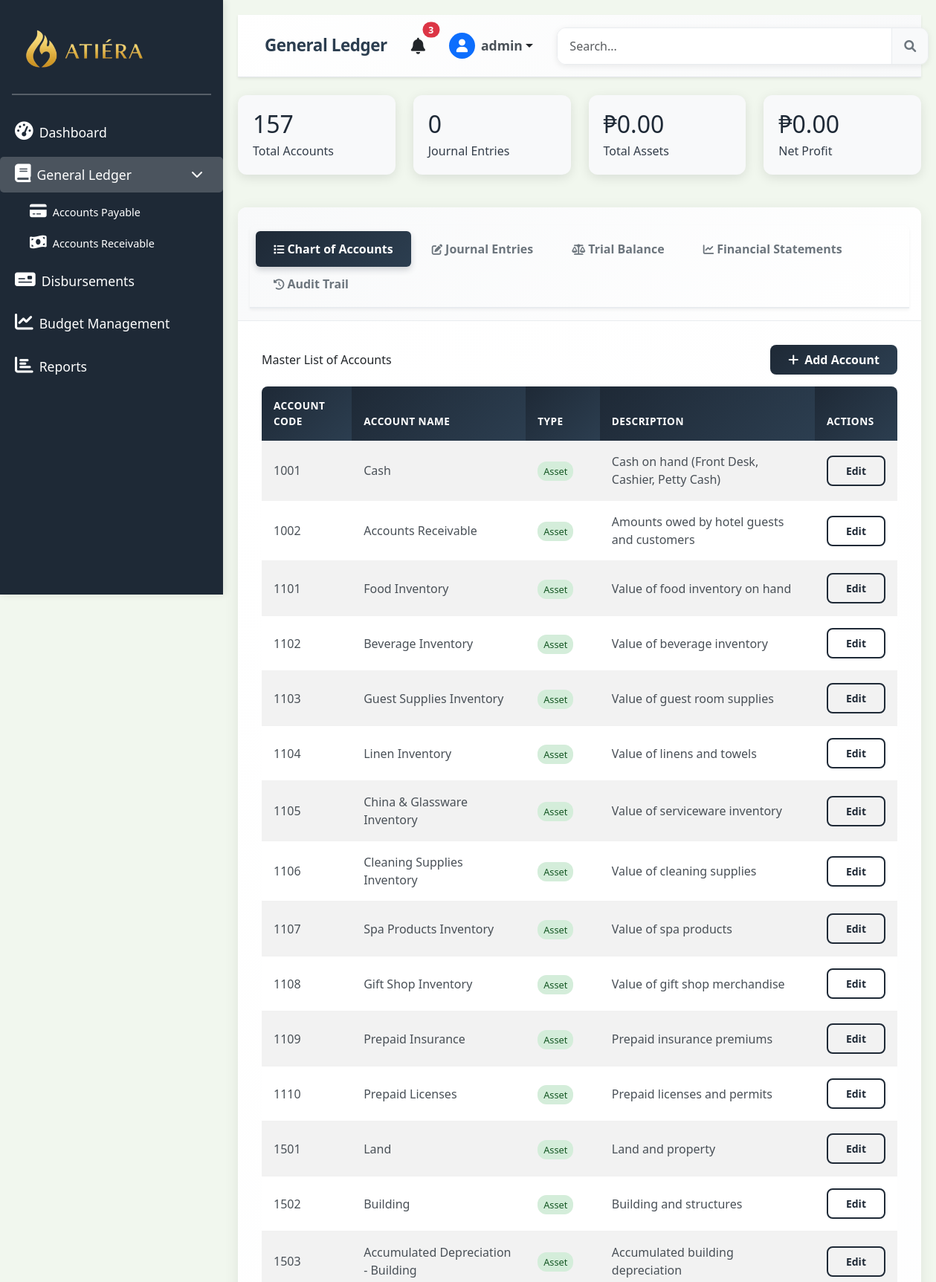
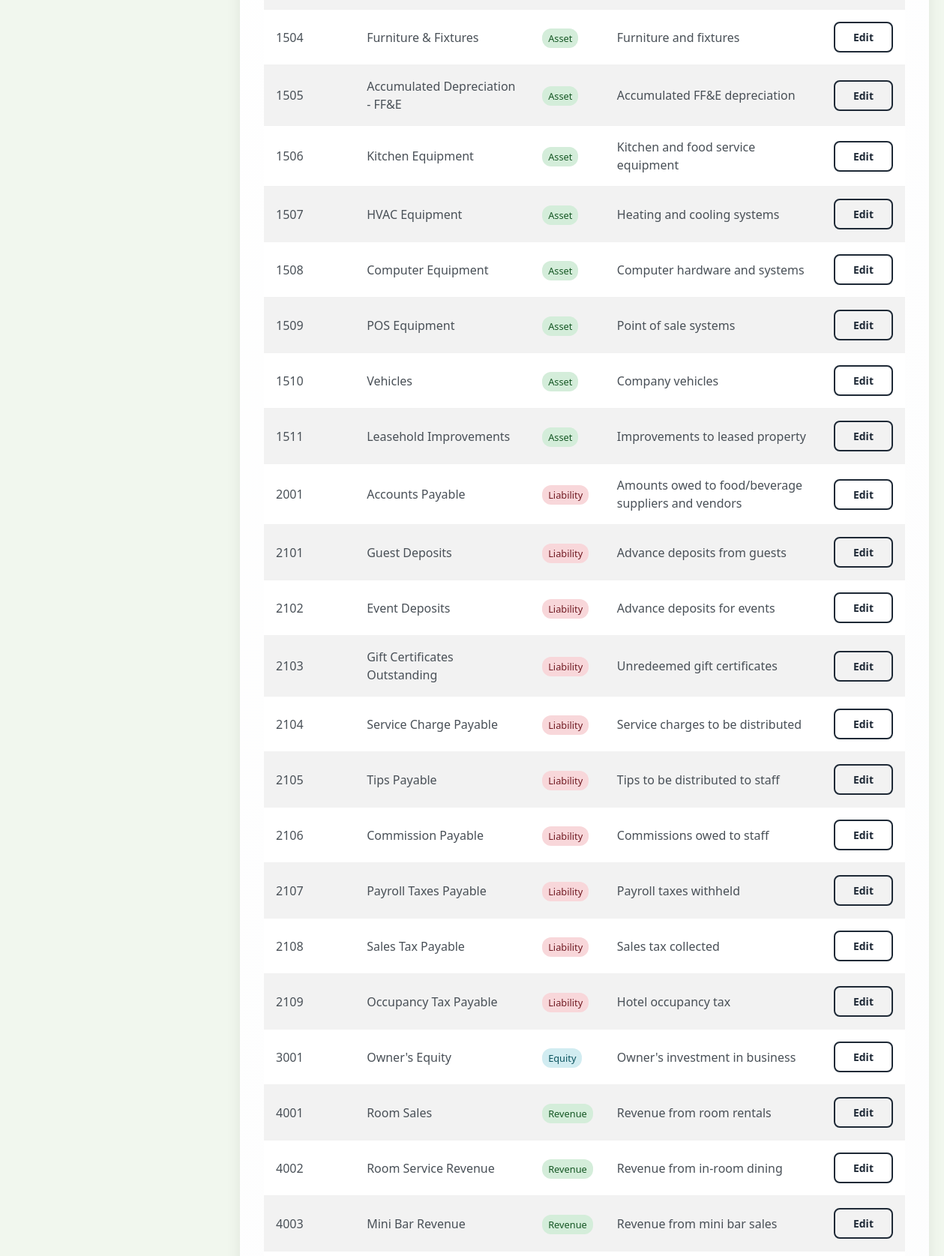
Screenshot of /admin/general_ledger.php (signed in, upper part) with the database file from the repository (2 pictures, top to bottom).
### tables this page shows
CREATE TABLE chart_of_accounts (
    id INT PRIMARY KEY AUTO_INCREMENT,
    account_code VARCHAR(20) UNIQUE NOT NULL,
    account_name VARCHAR(100) NOT NULL,
    account_type ENUM('asset', 'liability', 'equity', 'revenue', 'expense') NOT NULL,
    category VARCHAR(50),
    description TEXT,
    is_active BOOLEAN DEFAULT TRUE,
    created_at TIMESTAMP DEFAULT CURRENT_TIMESTAMP
);

### admin/general_ledger.php (the view, shortened to what this page needs)
<?php
$db = Database::getInstance()->getConnection();
try {
    $totalAccounts = $db->query("SELECT COUNT(*) as count FROM chart_of_accounts WHERE is_active = 1")->fetch()['count'];
    $totalEntries = $db->query("SELECT COUNT(*) as count FROM journal_entries WHERE status != 'voided'")->fetch()['count'] ?? 0;
    $balanceQuery = $db->query("
        SELECT
            coa.account_type,
            SUM(COALESCE(jel.debit, 0) - COALESCE(jel.credit, 0)) as balance
        FROM chart_of_accounts coa
        LEFT JOIN journal_entry_lines jel ON coa.id = jel.account_id
        LEFT JOIN journal_entries je ON jel.journal_entry_id = je.id AND je.status = 'posted'
        WHERE coa.is_active = 1
        GROUP BY coa.id, coa.account_type
    ")->fetchAll();
    $totalAssets = 0;
    $totalLiabilities = 0;
    $totalEquity = 0;
    $totalRevenue = 0;
    $totalExpenses = 0;
    foreach ($balanceQuery as $row) {
        $balance = intval($row['balance']);
        switch ($row['account_type']) {
            case 'asset':
                $totalAssets += $balance;
                break;
            case 'liability':
                $totalLiabilities += $balance;
                break;
            case 'equity':
                $totalEquity += $balance;
                break;
            case 'revenue':
                $totalRevenue += $balance;
                break;
            case 'expense':
                $totalExpenses += $balance;
                break;
        }
    }
    $netProfit = $totalRevenue - $totalExpenses;
    $chartOfAccountsQuery = $db->query("
        SELECT
            coa.id,
            coa.account_code,
            coa.account_name,
            coa.account_type,
            coa.description,
            coa.category,
            COALESCE(SUM(jel.debit - jel.credit), 0) as balance
        FROM chart_of_accounts coa
        LEFT JOIN journal_entry_lines jel ON coa.id = jel.account_id
        LEFT JOIN journal_entries je ON jel.journal_entry_id = je.id AND je.status = 'posted'
        WHERE coa.is_active = 1
        GROUP BY coa.id, coa.account_code, coa.account_name, coa.account_type, coa.description, coa.category
        ORDER BY coa.account_code ASC
    ")->fetchAll();
    $chartOfAccounts = $chartOfAccountsQuery;
} catch (Exception $e) {
    error_log("Database error in general_ledger.php: " . $e->getMessage());
    $totalAccounts = 0;
    $totalEntries = 0;
    $totalAssets = 0;
    $totalLiabilities = 0;
    $totalEquity = 0;
    $totalRevenue = 0;
    $totalExpenses = 0;
    $netProfit = 0;
    $chartOfAccounts = [];
    $journalEntries = [];
    $trialBalance = [];
    $auditTrail = [];
}
?>
<!DOCTYPE html>
<html lang="en">
<head>
    <link href="https://cdn.jsdelivr.net/npm/bootstrap@5.3.0/dist/css/bootstrap.min.css" rel="stylesheet">
    <link href="https://cdnjs.cloudflare.com/ajax/libs/font-awesome/6.0.0/css/all.min.css" rel="stylesheet">
</head>
<body>
    <div class="sidebar sidebar-collapsed" id="sidebar">
        <div class="p-3">
            <h5 class="navbar-brand"><img src="atieralogo.png" alt="Atiera Logo" style="height: 100px;"></h5>
            <hr style="border-top: 2px solid white; margin: 10px 0;">
        </div>
        <nav class="nav flex-column">
            <a class="nav-link" href="index.php">
                <i class="fas fa-tachometer-alt me-2"></i><span>Dashboard</span>
            </a>
            <div class="nav-item">
                <a class="nav-link active" href="general_ledger.php">
                    <i class="fas fa-book me-2"></i><span>General Ledger</span>
                </a>
                <i class="fas fa-chevron-right" data-bs-toggle="collapse" data-bs-target="#generalLedgerMenu" aria-expanded="true" style="cursor: pointer; color: white; padding: 5px 10px;"></i>
                <div class="collapse show" id="generalLedgerMenu">
                    <div class="submenu">
                        <a class="nav-link" href="accounts_payable.php">
                            <i class="fas fa-credit-card me-2"></i><span>Accounts Payable</span>
                        </a>
                        <a class="nav-link" href="accounts_receivable.php">
                            <i class="fas fa-money-bill-wave me-2"></i><span>Accounts Receivable</span>
                        </a>
                    </div>
                </div>
            </div>
            <a class="nav-link" href="disbursements.php">
                <i class="fas fa-money-check me-2"></i><span>Disbursements</span>
            </a>
            <a class="nav-link" href="budget_management.php">
                <i class="fas fa-chart-line me-2"></i><span>Budget Management</span>
            </a>
            <a class="nav-link" href="reports.php">
                <i class="fas fa-chart-bar me-2"></i><span>Reports</span>
            </a>
        </nav>
    </div>
    <div class="content">
        <nav class="navbar navbar-expand-lg navbar-light bg-white mb-4 shadow-sm">
            <div class="container-fluid">
                <span class="navbar-brand mb-0 h1 me-4">General Ledger</span>
                <div class="d-flex align-items-center me-4">
                    <button class="btn btn-link text-dark me-3 position-relative" type="button">
                        <i class="fas fa-bell fa-lg"></i>
                        <span class="position-absolute top-0 start-100 translate-middle badge rounded-pill bg-danger" style="font-size: 0.7em;">
                            3
                        </span>
                    </button>
                    <div class="dropdown">
                        <button class="btn btn-link text-dark dropdown-toggle d-flex align-items-center" type="button" id="userDropdown" data-bs-toggle="dropdown" aria-expanded="false">
                            <div class="bg-primary text-white rounded-circle d-flex align-items-center justify-content-center me-2" style="width: 35px; height: 35px;">
                                <i class="fas fa-user"></i>
                            </div>
                            <span><strong><?php echo htmlspecialchars(is_array($_SESSION['user']) ? ($_SESSION['user']['username'] ?? 'User') : ($_SESSION['user'] ?? 'User')); ?></strong></span>
                        </button>
                    </div>
                </div>
                <div class="d-flex align-items-center flex-grow-1">
                    <div class="input-group mx-auto" style="width: 500px;">
                        <input type="text" class="form-control" placeholder="Search..." aria-label="Search">
                        <button class="btn btn-outline-secondary" type="button">
                            <i class="fas fa-search"></i>
                        </button>
                    </div>
                </div>
            </div>
        </nav>
        <div class="row mb-4">
            <div class="col-md-3">
                <div class="stats-card">
                    <h3><?php echo number_format($totalAccounts); ?></h3>
                    <p>Total Accounts</p>
                </div>
            </div>
            <div class="col-md-3">
                <div class="stats-card">
                    <h3><?php echo number_format($totalEntries); ?></h3>
                    <p>Journal Entries</p>
                </div>
            </div>
            <div class="col-md-3">
                <div class="stats-card">
                    <h3>₱<?php echo number_format($totalAssets, 2); ?></h3>
                    <p>Total Assets</p>
                </div>
            </div>
            <div class="col-md-3">
                <div class="stats-card">
                    <h3>₱<?php echo number_format($netProfit, 2); ?></h3>
                    <p>Net Profit</p>
                </div>
            </div>
        </div>
        <div class="row">
            <div class="col-md-12">
                <div class="card">
                    <div class="card-header">
                        <ul class="nav nav-tabs card-header-tabs" id="glTabs" role="tablist">
                            <li class="nav-item">
                                <a class="nav-link active" id="coa-tab" data-bs-toggle="tab" href="#coa" role="tab" aria-controls="coa" aria-selected="true" data-bs-toggle="tooltip" title="Master list of all accounts"><i class="fas fa-list me-1"></i>Chart of Accounts</a>
                            </li>
                            <li class="nav-item">
                                <a class="nav-link" id="journal-tab" data-bs-toggle="tab" href="#journal" role="tab" aria-controls="journal" aria-selected="false" data-bs-toggle="tooltip" title="Record financial transactions"><i class="fas fa-edit me-1"></i>Journal Entries</a>
                            </li>
                            <li class="nav-item">
                                <a class="nav-link" id="trial-tab" data-bs-toggle="tab" href="#trial" role="tab" aria-controls="trial" aria-selected="false" data-bs-toggle="tooltip" title="Check that debits equal credits"><i class="fas fa-balance-scale me-1"></i>Trial Balance</a>
                            </li>
                            <li class="nav-item">
                                <a class="nav-link" id="financial-tab" data-bs-toggle="tab" href="#financial" role="tab" aria-controls="financial" aria-selected="false" data-bs-toggle="tooltip" title="Balance Sheet, Income Statement, Cash Flow"><i class="fas fa-chart-line me-1"></i>Financial Statements</a>
                            </li>
                            <li class="nav-item">
                                <a class="nav-link" id="audit-tab" data-bs-toggle="tab" href="#audit" role="tab" aria-controls="audit" aria-selected="false" data-bs-toggle="tooltip" title="User activity logs"><i class="fas fa-history me-1"></i>Audit Trail</a>
                            </li>
                        </ul>
                    </div>
                    <div class="card-body">
                        <div class="tab-content" id="glTabsContent">
                            <div class="tab-pane fade show active" id="coa" role="tabpanel" aria-labelledby="coa-tab">
                                <div class="d-flex justify-content-between align-items-center mb-3">
                                    <h6 class="mb-0">Master List of Accounts</h6>
                                    <button class="btn btn-primary" onclick="showAddAccountModal()"><i class="fas fa-plus me-2"></i>Add Account</button>
                                </div>
                                <div class="table-responsive">
                                    <table class="table table-striped">
                                        <thead>
                                            <tr>
                                                <th>Account Code</th>
                                                <th>Account Name</th>
                                                <th>Type</th>
                                                <th>Description</th>
                                                <th>Actions</th>
                                            </tr>
                                        </thead>
                                        <tbody>
                                            <?php if (empty($chartOfAccounts)): ?>
                                                <tr>
                                                    <td colspan="5" class="text-center text-muted py-4">
                                                        <i class="fas fa-info-circle me-2"></i>No accounts found. Click "Add Account" to create the first account.
                                                    </td>
                                                </tr>
                                            <?php else: ?>
                                                <?php foreach ($chartOfAccounts as $account): ?>
                                                    <tr>
                                                        <td data-account-id="<?php echo htmlspecialchars($account['id']); ?>"><?php echo htmlspecialchars($account['account_code']); ?></td>
                                                        <td><?php echo htmlspecialchars($account['account_name']); ?></td>
                                                        <td><span class="account-type <?php echo $account['account_type']; ?>"><?php echo ucfirst($account['account_type']); ?></span></td>
                                                        <td><?php echo htmlspecialchars($account['description'] ?? 'No description'); ?></td>
                                                        <td><button class="btn btn-sm btn-outline-primary" onclick="editAccount()">Edit</button></td>
                                                    </tr>
                                                <?php endforeach; ?>
                                            <?php endif; ?>
                                        </tbody>
                                    </table>
                                </div>
                            </div>
                        </div>
                    </div>
                </div>
            </div>
        </div>
    </div>
</body>
</html>

### rows the page displays
chart_of_accounts: account_code "1001", account_name "Cash", account_type "Asset", description "Cash on hand (Front Desk, Cashier, Petty Cash)"
chart_of_accounts: account_code "1002", account_name "Accounts Receivable", account_type "Asset", description "Amounts owed by hotel guests and customers"
chart_of_accounts: account_code "1101", account_name "Food Inventory", account_type "Asset", description "Value of food inventory on hand"
chart_of_accounts: account_code "1102", account_name "Beverage Inventory", account_type "Asset", description "Value of beverage inventory"
chart_of_accounts: account_code "1103", account_name "Guest Supplies Inventory", account_type "Asset", description "Value of guest room supplies"
chart_of_accounts: account_code "1104", account_name "Linen Inventory", account_type "Asset", description "Value of linens and towels"
chart_of_accounts: account_code "1105", account_name "China & Glassware Inventory", account_type "Asset", description "Value of serviceware inventory"
chart_of_accounts: account_code "1106", account_name "Cleaning Supplies Inventory", account_type "Asset", description "Value of cleaning supplies"
chart_of_accounts: account_code "1107", account_name "Spa Products Inventory", account_type "Asset", description "Value of spa products"
chart_of_accounts: account_code "1108", account_name "Gift Shop Inventory", account_type "Asset", description "Value of gift shop merchandise"
chart_of_accounts: account_code "1109", account_name "Prepaid Insurance", account_type "Asset", description "Prepaid insurance premiums"
chart_of_accounts: account_code "1110", account_name "Prepaid Licenses", account_type "Asset", description "Prepaid licenses and permits"
chart_of_accounts: account_code "1501", account_name "Land", account_type "Asset", description "Land and property"
chart_of_accounts: account_code "1502", account_name "Building", account_type "Asset", description "Building and structures"
chart_of_accounts: account_code "1503", account_name "Accumulated Depreciation - Building", account_type "Asset", description "Accumulated building depreciation"
chart_of_accounts: account_code "1504", account_name "Furniture & Fixtures", account_type "Asset", description "Furniture and fixtures"
chart_of_accounts: account_code "1505", account_name "Accumulated Depreciation - FF&E", account_type "Asset", description "Accumulated FF&E depreciation"
chart_of_accounts: account_code "1506", account_name "Kitchen Equipment", account_type "Asset", description "Kitchen and food service equipment"
chart_of_accounts: account_code "1507", account_name "HVAC Equipment", account_type "Asset", description "Heating and cooling systems"
chart_of_accounts: account_code "1508", account_name "Computer Equipment", account_type "Asset", description "Computer hardware and systems"
chart_of_accounts: account_code "1509", account_name "POS Equipment", account_type "Asset", description "Point of sale systems"
chart_of_accounts: account_code "1510", account_name "Vehicles", account_type "Asset", description "Company vehicles"
chart_of_accounts: account_code "1511", account_name "Leasehold Improvements", account_type "Asset", description "Improvements to leased property"
chart_of_accounts: account_code "2001", account_name "Accounts Payable", account_type "Liability", description "Amounts owed to food/beverage suppliers and vendors"
chart_of_accounts: account_code "2101", account_name "Guest Deposits", account_type "Liability", description "Advance deposits from guests"
chart_of_accounts: account_code "2102", account_name "Event Deposits", account_type "Liability", description "Advance deposits for events"
chart_of_accounts: account_code "2103", account_name "Gift Certificates Outstanding", account_type "Liability", description "Unredeemed gift certificates"
chart_of_accounts: account_code "2104", account_name "Service Charge Payable", account_type "Liability", description "Service charges to be distributed"
chart_of_accounts: account_code "2105", account_name "Tips Payable", account_type "Liability", description "Tips to be distributed to staff"
chart_of_accounts: account_code "2106", account_name "Commission Payable", account_type "Liability", description "Commissions owed to staff"
chart_of_accounts: account_code "2107", account_name "Payroll Taxes Payable", account_type "Liability", description "Payroll taxes withheld"
chart_of_accounts: account_code "2108", account_name "Sales Tax Payable", account_type "Liability", description "Sales tax collected"
chart_of_accounts: account_code "2109", account_name "Occupancy Tax Payable", account_type "Liability", description "Hotel occupancy tax"
chart_of_accounts: account_code "3001", account_name "Owner's Equity", account_type "Equity", description "Owner's investment in business"
chart_of_accounts: account_code "4001", account_name "Room Sales", account_type "Revenue", description "Revenue from room rentals"
chart_of_accounts: account_code "4002", account_name "Room Service Revenue", account_type "Revenue", description "Revenue from in-room dining"
chart_of_accounts: account_code "4003", account_name "Mini Bar Revenue", account_type "Revenue", description "Revenue from mini bar sales"

### other values shown
$totalAccounts "157"
$totalEntries "0"
$totalAssets "0.00"
$netProfit "0.00"
